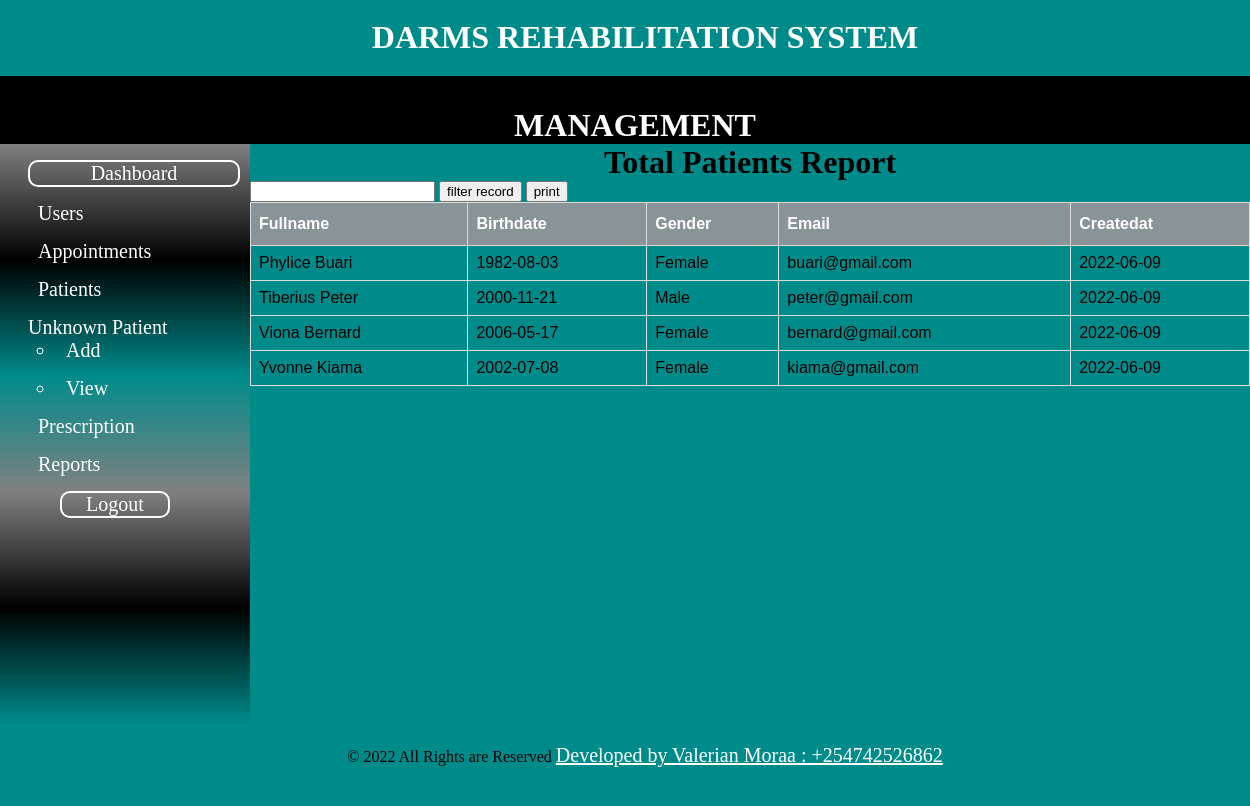
Page /admin/filter_totalpatients.php on the earlier database version.
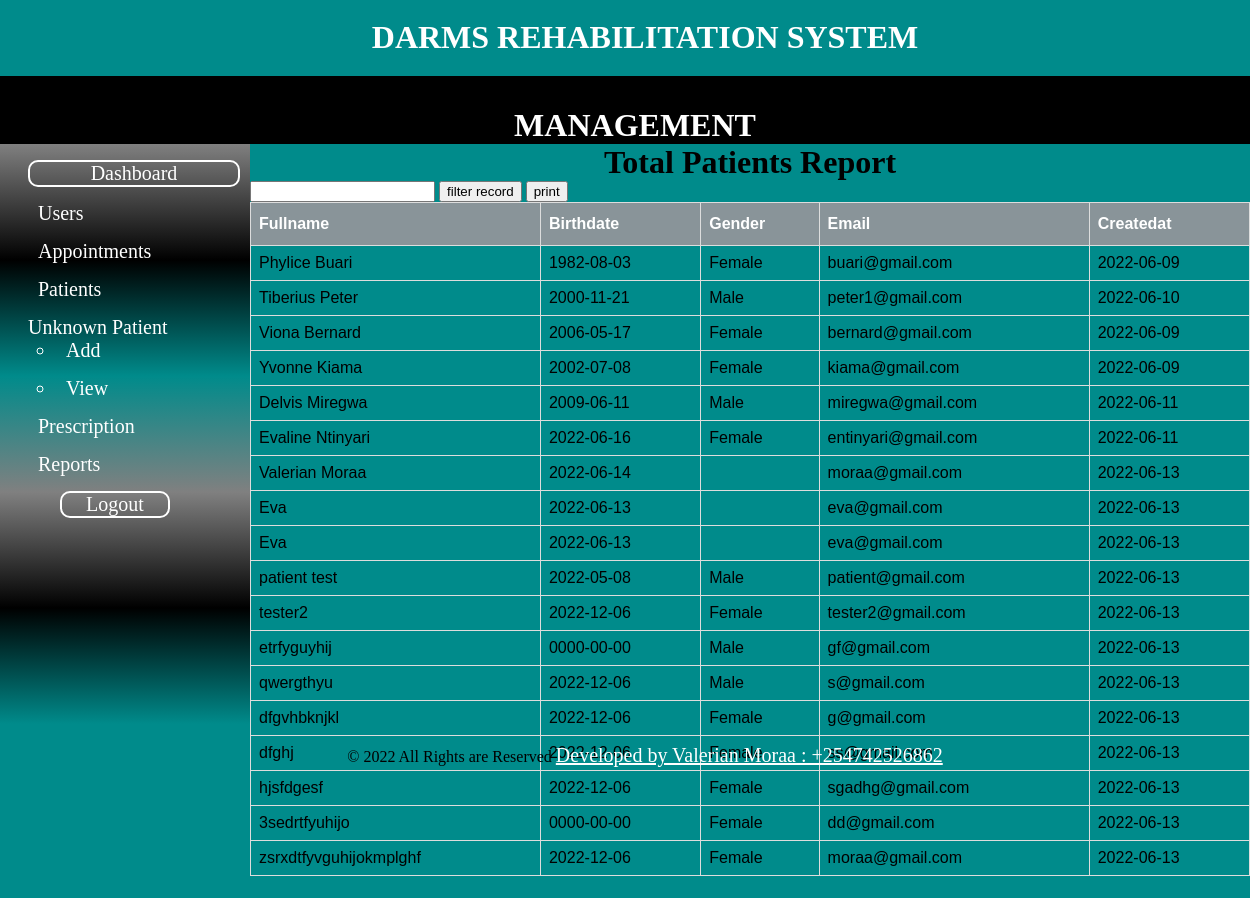
Same page on the later database version.
### tables this page shows
CREATE TABLE `patient` (
  `patient_id` int(10) NOT NULL,
  `patient_name` varchar(100) NOT NULL,
  `patient_email` varchar(100) DEFAULT NULL,
  `patient_mobile` varchar(100) DEFAULT NULL,
  `patient_gender` varchar(50) NOT NULL,
  `Date_of_birth` date NOT NULL,
  `guardian` varchar(100) DEFAULT NULL,
  `patient_address` varchar(100) DEFAULT NULL,
  `createdat` date DEFAULT NULL
);

### admin/filter_totalpatients.php (the view, shortened to what this page needs)
<?php include "includes/header.php"; ?>
<?php include "includes/navigation.php"; ?>
<?php include "includes/sidebar.php"; ?>
<div class="article">
    <h1 id="titleoftable">Total Patients Report</h1>
    <form method="post">
        <input type="text" name="search_data" />
        <input type="submit" name="search_detail" value="filter record" />
        <input type="button" onclick="windows.print()" value="print" />
    </form>
    <table id="patients">
        <thead>
            <th>Fullname</th>
            <th>Birthdate</th>
            <th>Gender</th>
            <th>Email</th>
            <th>Createdat</th>
        </thead>
        <tbody>
            <?php
            $db = mysqli_connect('localhost', 'Valerian', '#Valeriephyl254', 'darms');
            $query = "SELECT * FROM patient WHERE patient_name LIKE '%$search_patient%'";
            $select_all_patients = mysqli_query($db, $query);
            while ($row = mysqli_fetch_assoc($select_all_patients)) {
                $fullname = $row['patient_name'];
                $birthdate = $row['Date_of_birth'];
                $gender = $row['patient_gender'];
                $email = $row['patient_email'];
                $createdat = $row['createdat'];
                echo "<tr>";
                echo "<td>{$fullname}</td>";
                echo "<td>{$birthdate}</td>";
                echo "<td>{$gender}</td>";
                echo "<td>{$email}</td>";
                echo "<td>{$createdat}</td>";
                echo "</tr>";
            }
            ?>
        </tbody>
    </table>
</div>
<?php include "includes/footer.php"; ?>

Differences in the rows shown:
changed patient "Tiberius Peter": patient_email "peter@gmail.com" → "peter1@gmail.com"; createdat "2022-06-09" → "2022-06-10"
added patient: patient_name "Delvis Miregwa", Date_of_birth "2009-06-11", patient_gender "Male", patient_email "miregwa@gmail.com", createdat "2022-06-11"
added patient: patient_name "Evaline Ntinyari", Date_of_birth "2022-06-16", patient_gender "Female", patient_email "entinyari@gmail.com", createdat "2022-06-11"
added patient: patient_name "Valerian Moraa", Date_of_birth "2022-06-14", patient_email "moraa@gmail.com", createdat "2022-06-13"
added patient: patient_name "Eva", Date_of_birth "2022-06-13", patient_email "eva@gmail.com", createdat "2022-06-13"
added patient: patient_name "Eva", Date_of_birth "2022-06-13", patient_email "eva@gmail.com", createdat "2022-06-13"
added patient: patient_name "patient test", Date_of_birth "2022-05-08", patient_gender "Male", patient_email "patient@gmail.com", createdat "2022-06-13"
added patient: patient_name "tester2", Date_of_birth "2022-12-06", patient_gender "Female", patient_email "tester2@gmail.com", createdat "2022-06-13"
added patient: patient_name "etrfyguyhij", Date_of_birth "0000-00-00", patient_gender "Male", patient_email "gf@gmail.com", createdat "2022-06-13"
added patient: patient_name "qwergthyu", Date_of_birth "2022-12-06", patient_gender "Male", patient_email "s@gmail.com", createdat "2022-06-13"
added patient: patient_name "dfgvhbknjkl", Date_of_birth "2022-12-06", patient_gender "Female", patient_email "g@gmail.com", createdat "2022-06-13"
added patient: patient_name "dfghj", Date_of_birth "2022-12-06", patient_gender "Female", patient_email "ss@gmail.com", createdat "2022-06-13"
added patient: patient_name "hjsfdgesf", Date_of_birth "2022-12-06", patient_gender "Female", patient_email "sgadhg@gmail.com", createdat "2022-06-13"
added patient: patient_name "3sedrtfyuhijo", Date_of_birth "0000-00-00", patient_gender "Female", patient_email "dd@gmail.com", createdat "2022-06-13"
added patient: patient_name "zsrxdtfyvguhijokmplghf", Date_of_birth "2022-12-06", patient_gender "Female", patient_email "moraa@gmail.com", createdat "2022-06-13"
